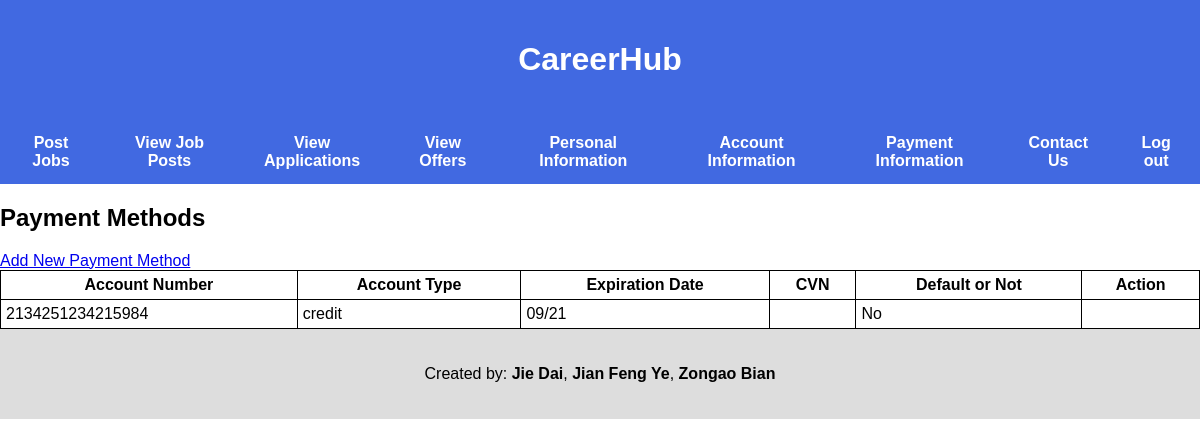
/employer/payInfo.php (signed in), run on the app's committed database.
### tables this page shows
CREATE TABLE PayMethod
(
    accountNumber VARCHAR(25),
    payType       VARCHAR(10),
    expDate       VARCHAR(5),
    CVN           VARCHAR(4),
    PRIMARY KEY (accountNumber, payType)
);

### common.php (called while the page is built, shortened)
<?php
function escape($html) {
    return htmlspecialchars($html, ENT_QUOTES|ENT_SUBSTITUTE, "UTF-8");
}

### employer/payInfo.php (the view, shortened to what this page needs)
<?php
require "../config.php";
require "../common.php";
try {
    $connection = new PDO($dsn, $username, $password, $options);
    $userid = $_SESSION['userid'];
    $sql = "SELECT pm.accountNumber AS accountNumber, pm.payType AS payType, pm.expDate AS expDate,
                pm.CVN AS CVN, pw.isDefault AS isDefault
            FROM  PayMethod pm NATURAL JOIN PayWith pw
            WHERE pw.userId=:userid";
    $statement = $connection->prepare($sql);
    $statement->bindValue(':userid', $userid);
    $statement->execute();
    $result = $statement->fetchAll();
} catch (PDOException $error) {
    echo $sql . "<br>" . $error->getMessage();
}
?>
<?php require "../templates/employerHeader.php"; ?>
<h2>Payment Methods</h2>
<a href="addPayMethod.php">Add New Payment Method</a>
<table>
    <thead>
    <tr>
        <th>Account Number</th>
        <th>Account Type</th>
        <th>Expiration Date</th>
        <th>CVN</th>
        <th>Default or Not</th>
        <th>Action</th>
    </tr>
    </thead>
    <tbody>
    <?php if ($result): ?>
    <?php foreach ($result as $row) : ?>
        <tr>
            <td><?php echo escape($row["accountNumber"]); ?></td>
            <td><?php echo escape($row["payType"]); ?></td>
            <td><?php echo escape($row["expDate"]); ?></td>
            <td><?php echo escape($row["CVN"]); ?></td>
            <td><?php echo ($row["isDefault"] == '1') ? 'Yes' : 'No'; ?></td>
            <td>
            </td>
        </tr>
    <?php endforeach; ?>
    <?php endif; ?>
    </tbody>
</table>
<?php require "../templates/footer.php"; ?>

### css/style.css (style rules this page uses)
table { border-collapse: collapse; border-spacing: 0; }
td, th { padding: 5px; border-bottom: 1px solid #aaa; }

### templates/employerHeader.php (style rules this page uses)
* { box-sizing: border-box; }
body { font-family: Arial; margin: 0; }
table, th, td { border: 1px solid black; }
table { width: 100%; }

### data on the page
paymethod: accountNumber "2134251234215984", payType "credit", expDate "09/21"
